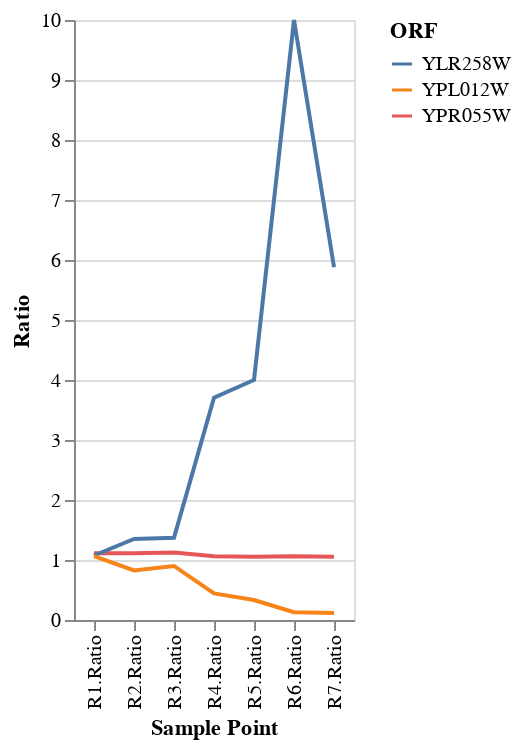

The notebook cell this image was saved under:
### Markdown cell above
Values above 1 in expression vectors correspond to increased expression, while values below 1 correspond to decreased expression.

### Code cell
import altair as alt
plot_df = df.set_index('ORF').drop('Name',axis=1).loc[['YPR055W','YLR258W','YPL012W']]
plot_df.columns.name = 'Sample Point'
plot_df = plot_df.stack().to_frame()
plot_df.columns=["Ratio"]
plot_df = plot_df.reset_index()
alt.Chart(plot_df).mark_line().encode(
    x='Sample Point:N',
    y='Ratio',
    color='ORF'
)

### Figure 1 — Vega-Lite specification as saved in the notebook (floating-point values rounded to 4 significant figures)
{"config": {"view": {"continuousWidth": 300, "continuousHeight": 300}}, "data": {"name": "data-3e1ed7f603aa7e32148f27b1d6024114"}, "mark": {"type": "line"}, "encoding": {"color": {"field": "ORF", "type": "nominal"}, "x": {"field": "Sample Point", "type": "nominal"}, "y": {"field": "Ratio", "type": "quantitative"}}, "$schema": "https://vega.github.io/schema/vega-lite/v5.15.1.json", "datasets": {"data-3e1ed7f603aa7e32148f27b1d6024114": [{"ORF": "YPR055W", "Sample Point": "R1.Ratio", "Ratio": 1.111}, {"ORF": "YPR055W", "Sample Point": "R2.Ratio", "Ratio": 1.111}, {"ORF": "YPR055W", "Sample Point": "R3.Ratio", "Ratio": 1.124}, {"ORF": "YPR055W", "Sample Point": "R4.Ratio", "Ratio": 1.064}, {"ORF": "YPR055W", "Sample Point": "R5.Ratio", "Ratio": 1.053}, {"ORF": "YPR055W", "Sample Point": "R6.Ratio", "Ratio": 1.064}, {"ORF": "YPR055W", "Sample Point": "R7.Ratio", "Ratio": 1.053}, {"ORF": "YLR258W", "Sample Point": "R1.Ratio", "Ratio": 1.075}, {"ORF": "YLR258W", "Sample Point": "R2.Ratio", "Ratio": 1.351}, {"ORF": "YLR258W", "Sample Point": "R3.Ratio", "Ratio": 1.37}, {"ORF": "YLR258W", "Sample Point": "R4.Ratio", "Ratio": 3.704}, {"ORF": "YLR258W", "Sample Point": "R5.Ratio", "Ratio": 4.0}, {"ORF": "YLR258W", "Sample Point": "R6.Ratio", "Ratio": 10.0}, {"ORF": "YLR258W", "Sample Point": "R7.Ratio", "Ratio": 5.882}, {"ORF": "YPL012W", "Sample Point": "R1.Ratio", "Ratio": 1.064}, {"ORF": "YPL012W", "Sample Point": "R2.Ratio", "Ratio": 0.8264}, {"ORF": "YPL012W", "Sample Point": "R3.Ratio", "Ratio": 0.9009}, {"ORF": "YPL012W", "Sample Point": "R4.Ratio", "Ratio": 0.4425}, {"ORF": "YPL012W", "Sample Point": "R5.Ratio", "Ratio": 0.3333}, {"ORF": "YPL012W", "Sample Point": "R6.Ratio", "Ratio": 0.1289}, {"ORF": "YPL012W", "Sample Point": "R7.Ratio", "Ratio": 0.1186}]}}
